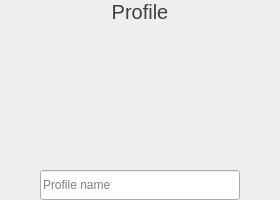
                  <widget class="QWidget" name="profileSectionOuterWidget" native="true">
                   <property name="sizePolicy">
                    <sizepolicy hsizetype="Preferred" vsizetype="MinimumExpanding">
                     <horstretch>0</horstretch>
                     <verstretch>0</verstretch>
                    </sizepolicy>
                   </property>
                   <property name="minimumSize">
                    <size>
                     <width>0</width>
                     <height>0</height>
                    </size>
                   </property>
                   <property name="maximumSize">
                    <size>
                     <width>16777215</width>
                     <height>16777215</height>
                    </size>
                   </property>
                   <layout class="QVBoxLayout" name="profileLayout">
                    <property name="spacing">
                     <number>0</number>
                    </property>
                    <property name="leftMargin">
                     <number>0</number>
                    </property>
                    <property name="topMargin">
                     <number>0</number>
                    </property>
                    <property name="rightMargin">
                     <number>0</number>
                    </property>
                    <property name="bottomMargin">
                     <number>0</number>
                    </property>
                    <item>
                     <widget class="QLabel" name="profileSectionLabel">
                      <property name="sizePolicy">
                       <sizepolicy hsizetype="Preferred" vsizetype="MinimumExpanding">
                        <horstretch>0</horstretch>
                        <verstretch>0</verstretch>
                       </sizepolicy>
                      </property>
                      <property name="font">
                       <font>
                        <pointsize>15</pointsize>
                       </font>
                      </property>
                      <property name="styleSheet">
                       <string notr="true">color: rgb(63, 63, 63)</string>
                      </property>
                      <property name="text">
                       <string>Profile</string>
                      </property>
                      <property name="alignment">
                       <set>Qt::AlignCenter</set>
                      </property>
                     </widget>
                    </item>
                    <item>
                     <widget class="QWidget" name="profileSectionInnerWidget" native="true">
                      <property name="styleSheet">
                       <string notr="true"/>
                      </property>
                      <layout class="QVBoxLayout" name="verticalLayout">
                       <property name="spacing">
                        <number>0</number>
                       </property>
                       <property name="leftMargin">
                        <number>0</number>
                       </property>
                       <property name="topMargin">
                        <number>0</number>
                       </property>
                       <property name="rightMargin">
                        <number>0</number>
                       </property>
                       <property name="bottomMargin">
                        <number>0</number>
                       </property>
                       <item>
                        <widget class="QWidget" name="gridWidget" native="true">
                         <layout class="QVBoxLayout" name="verticalLayout_6">
                          <property name="spacing">
                           <number>3</number>
                          </property>
                          <property name="leftMargin">
                           <number>0</number>
                          </property>
                          <property name="topMargin">
                           <number>0</number>
                          </property>
                          <property name="rightMargin">
                           <number>0</number>
                          </property>
                          <property name="bottomMargin">
                           <number>0</number>
                          </property>
                          <item>
                           <layout class="QHBoxLayout" name="horizontalLayout_2">
                            <property name="topMargin">
                             <number>0</number>
                            </property>
                            <item>
                             <widget class="PhotoboothWidget" name="setAvatarWidget" native="true">
                              <property name="sizePolicy">
                               <sizepolicy hsizetype="Fixed" vsizetype="Fixed">
                                <horstretch>0</horstretch>
                                <verstretch>0</verstretch>
                               </sizepolicy>
                              </property>
                              <property name="minimumSize">
                               <size>
                                <width>140</width>
                                <height>140</height>
                               </size>
                              </property>
                              <property name="styleSheet">
                               <string notr="true"/>
                              </property>
                             </widget>
                            </item>
                           </layout>
                          </item>
                          <item>
                           <spacer name="verticalSpacer_9">
                            <property name="orientation">
                             <enum>Qt::Vertical</enum>
                            </property>
                            <property name="sizeType">
                             <enum>QSizePolicy::Fixed</enum>
                            </property>
                            <property name="sizeHint" stdset="0">
                             <size>
                              <width>20</width>
                              <height>3</height>
                             </size>
                            </property>
                           </spacer>
                          </item>
                          <item>
                           <widget class="QWidget" name="fullNameWidget" native="true">
                            <property name="minimumSize">
                             <size>
                              <width>0</width>
                              <height>30</height>
                             </size>
                            </property>
                            <property name="maximumSize">
                             <size>
                              <width>16777215</width>
                              <height>16777215</height>
                             </size>
                            </property>
                            <layout class="QHBoxLayout" name="horizontalLayout_9">
                             <property name="spacing">
                              <number>0</number>
                             </property>
                             <property name="leftMargin">
                              <number>0</number>
                             </property>
                             <property name="topMargin">
                              <number>0</number>
                             </property>
                             <property name="rightMargin">
                              <number>0</number>
                             </property>
                             <property name="bottomMargin">
                              <number>0</number>
                             </property>
                             <item>
                              <spacer name="horizontalSpacer_5">
                               <property name="orientation">
                                <enum>Qt::Horizontal</enum>
                               </property>
                               <property name="sizeHint" stdset="0">
                                <size>
                                 <width>40</width>
                                 <height>20</height>
                                </size>
                               </property>
                              </spacer>
                             </item>
                             <item>
                              <widget class="QLineEdit" name="fullNameEdit">
                               <property name="minimumSize">
                                <size>
                                 <width>200</width>
                                 <height>30</height>
                                </size>
                               </property>
                               <property name="maximumSize">
                                <size>
                                 <width>200</width>
                                 <height>16777215</height>
                                </size>
                               </property>
                               <property name="font">
                                <font>
                                 <pointsize>9</pointsize>
                                </font>
                               </property>
                               <property name="toolTip">
                                <string/>
                               </property>
                               <property name="placeholderText">
                                <string>Profile name</string>
                               </property>
                              </widget>
                             </item>
                             <item>
                              <spacer name="horizontalSpacer_15">
                               <property name="orientation">
                                <enum>Qt::Horizontal</enum>
                               </property>
                               <property name="sizeHint" stdset="0">
                                <size>
                                 <width>40</width>
                                 <height>20</height>
                                </size>
                               </property>
                              </spacer>
                             </item>
                            </layout>
                           </widget>
                          </item>
                         </layout>
                        </widget>
                       </item>
                      </layout>
                     </widget>
                    </item>
                   </layout>
                  </widget>
